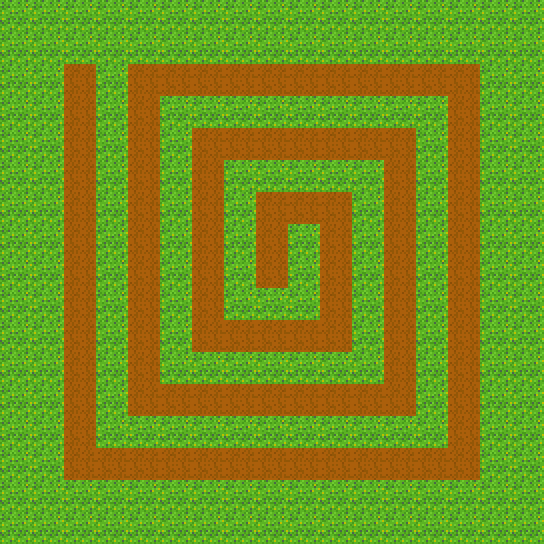

Below is a game level as drawn by its tile map, then a one-line description and the .tmx file that defines it, in full:
An orthogonal 17x17 tile map with 32x32 px tiles, 1 tile layer (Tile Layer 1) and 14 objects (blue,1, red,1, 1,1, 2,1, 3,1, ...).

<map version="1.4" tiledversion="1.4.3" orientation="orthogonal" renderorder="right-down" width="17" height="17" tilewidth="32" tileheight="32" infinite="0" nextlayerid="3" nextobjectid="17">
 <editorsettings>
  <export target="Spiral.json" format="json" />
 </editorsettings>
 <tileset firstgid="1" source="../data/tilesetNew.tsx" />
 <layer id="1" name="Tile Layer 1" width="17" height="17">
  <data encoding="csv">
20,20,20,20,20,20,20,20,20,20,20,20,20,20,20,20,20,
20,20,20,20,20,20,20,20,20,20,20,20,20,20,20,20,20,
20,20,19,20,19,19,19,19,19,19,19,19,19,19,19,20,20,
20,20,19,20,19,20,20,20,20,20,20,20,20,20,19,20,20,
20,20,19,20,19,20,19,19,19,19,19,19,19,20,19,20,20,
20,20,19,20,19,20,19,20,20,20,20,20,19,20,19,20,20,
20,20,19,20,19,20,19,20,19,19,19,20,19,20,19,20,20,
20,20,19,20,19,20,19,20,19,20,19,20,19,20,19,20,20,
20,20,19,20,19,20,19,20,19,20,19,20,19,20,19,20,20,
20,20,19,20,19,20,19,20,20,20,19,20,19,20,19,20,20,
20,20,19,20,19,20,19,19,19,19,19,20,19,20,19,20,20,
20,20,19,20,19,20,20,20,20,20,20,20,19,20,19,20,20,
20,20,19,20,19,19,19,19,19,19,19,19,19,20,19,20,20,
20,20,19,20,20,20,20,20,20,20,20,20,20,20,19,20,20,
20,20,19,19,19,19,19,19,19,19,19,19,19,19,19,20,20,
20,20,20,20,20,20,20,20,20,20,20,20,20,20,20,20,20,
20,20,20,20,20,20,20,20,20,20,20,20,20,20,20,20,20
</data>
 </layer>
 <objectgroup id="2" name="Object Layer 1">
  <object id="1" name="blue,1" type="blue,1" gid="35" x="64.6133" y="97.0806" width="32" height="32" />
  <object id="2" name="red,1" type="red,1" gid="36" x="254.48" y="287.747" width="32" height="32" />
  <object id="3" type="1,1" gid="23" x="258.28" y="224.402" width="32" height="32" />
  <object id="4" type="2,1" gid="27" x="319.724" y="225.036" width="32" height="32" />
  <object id="5" type="3,1" gid="28" x="319.724" y="352.358" width="32" height="32" />
  <object id="6" type="4,1" gid="25" x="192.402" y="351.091" width="32" height="32" />
  <object id="7" type="5,1" gid="23" x="192.402" y="161.058" width="32" height="32" />
  <object id="8" type="6,1" gid="27" x="383.702" y="161.058" width="32" height="32" />
  <object id="9" type="7,1" gid="28" x="383.068" y="416.335" width="32" height="32" />
  <object id="10" type="8,1" gid="25" x="129.058" y="415.702" width="32" height="32" />
  <object id="11" type="9,1" gid="23" x="129.692" y="97.0806" width="32" height="32" />
  <object id="12" type="10,1" gid="27" x="448.313" y="97.714" width="32" height="32" />
  <object id="13" type="11,1" gid="28" x="447.68" y="480.313" width="32" height="32" />
  <object id="14" type="12,1" gid="25" x="63.8137" y="478.413" width="32" height="32" />
 </objectgroup>
</map>